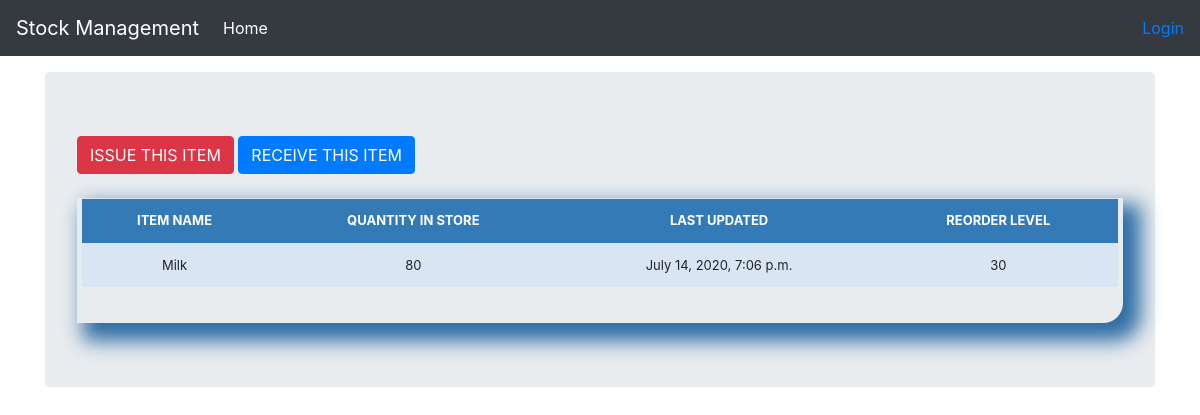
The app's page /stock_detail/1/ with its own data.
### stockmgt/models.py (models this page shows, shortened)
class Stock(models.Model):
	category = models.ForeignKey(Category, on_delete=models.CASCADE, blank=True)
	item_name = models.CharField(max_length=50, blank=True, null=True)
	quantity = models.IntegerField(default='0', blank=False, null=True)
	receive_quantity = models.IntegerField(default='0', blank=True, null=True)
	receive_by = models.CharField(max_length=50, blank=True, null=True)
	issue_quantity = models.IntegerField(default='0', blank=True, null=True)
	issue_by = models.CharField(max_length=50, blank=False, null=True)
	issue_to = models.CharField(max_length=50, blank=True, null=True)
	phone_number = models.CharField(max_length=50, blank=True, null=True)
	created_by = models.CharField(max_length=50, blank=True, null=True)
	reorder_level = models.IntegerField(default='0', blank=True, null=True)
	last_updated = models.DateTimeField(auto_now_add=False, auto_now=True)
	timestamp = models.DateTimeField(auto_now_add=True, auto_now=False)
	date= models.DateTimeField(auto_now_add=False, auto_now=False)

### stockmgt/views.py (the view)
# urls.py: path('stock_detail/<str:pk>/', views.stock_detail, name="stock_detail"),
def stock_detail(request, pk):
	queryset = Stock.objects.get(id=pk)
	context = {
		"queryset": queryset,
	}
	return render(request, "stock_detail.html", context)

### stockmgt/templates/stock_detail.html (shortened to what this page needs)
{% load static %}
{% load crispy_forms_tags %}
<!DOCTYPE html>
<html lang="en">
  <head>
<link href="{% static 'css/stylesheet.css' %}" rel="stylesheet">
<link href="{% static 'css/bootstrap.min.css' %}" rel="stylesheet">
    <link href="{% static 'css/navbar-top-fixed.css' %}" rel="stylesheet">
    </head>
    <body>
   {% include 'navbar.html' %}
   <main role="main" class="container">
    <div class="jumbotron">
        <a href="{% url 'issue_items' queryset.id %}"><div class='btn btn-danger'>ISSUE THIS ITEM</div></a>
<a href="{% url 'receive_items' queryset.id %}"><div class='btn btn-primary'>RECEIVE THIS ITEM</div></a>
        <br><br>
        <div class="display_table">
          <table class='table'>
                  <tr>
                    <th>ITEM NAME</th>
                    <th>QUANTITY IN STORE</th>
                    <th>LAST UPDATED</th>
                    <th>REORDER LEVEL</th>
                  </tr>
                  <tr>
                    <td>{{queryset.item_name}}</td>
                    <td>{{queryset.quantity}}</td>
                    <td>{{queryset.last_updated}}</td>
                    <td>{{queryset.reorder_level}}</td>
                  </tr>
          </table>
        </div>
  </div>
</main>
      </body>
</html>

### stockmgt/static/css/stylesheet.css (style rules this page uses)
body { background-color: #34eb6b; }
.table { font-size: 13px; text-align: center; width: 95%; margin: auto; }
.table tr:nth-child(odd) { background: #B8CAE4 }
.table tr:nth-child(even) { background: #dae5f4 }
th { background-color: #337ab7; color: white; }
.display_table { border-bottom-right-radius: 20px; padding-left: 5px; padding-right: 5px; padding-bottom: 20px; box-shadow: 12px 12px 20px 6px #2e6da4; }

### stockmgt/static/css/navbar-top-fixed.css (style rules this page uses)
body { min-height: 75rem; padding-top: 4.5rem; }

### records on screen
Stock: item_name "Milk", quantity "80", last_updated "July 14, 2020, 7:06 p.m.", reorder_level "30"
